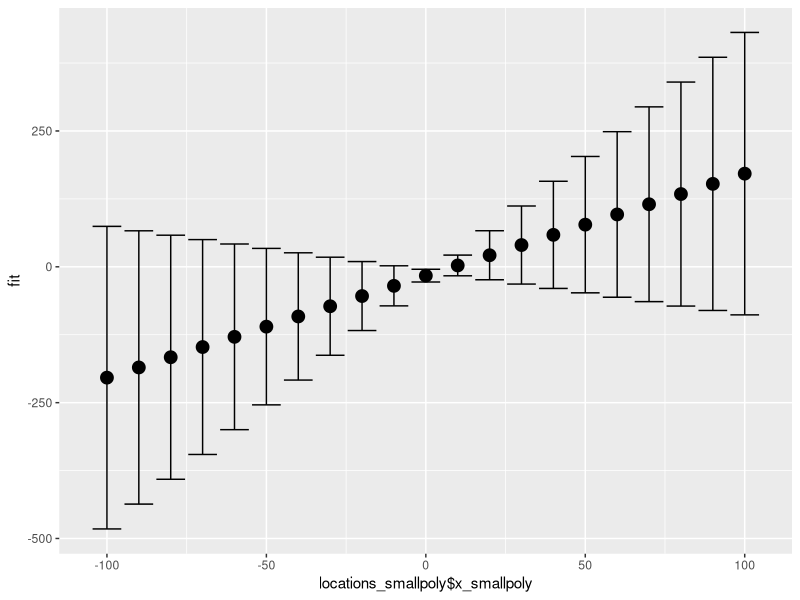
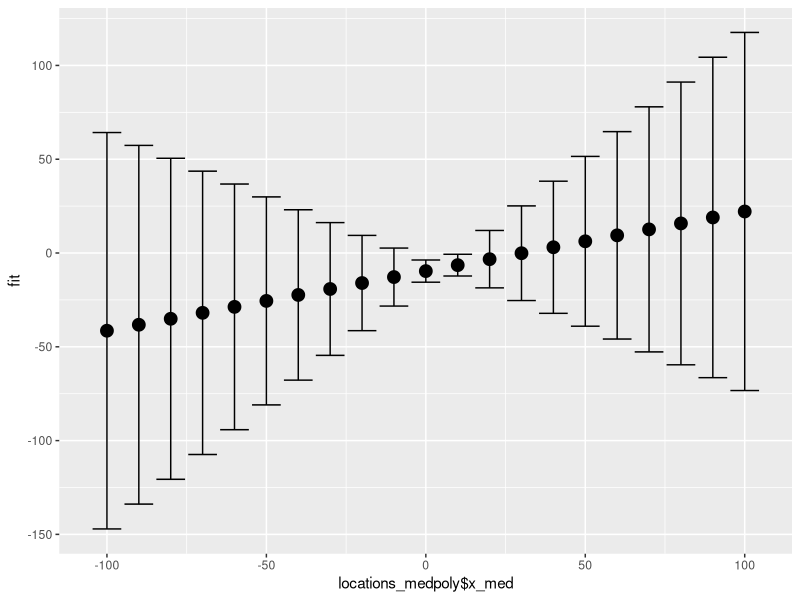
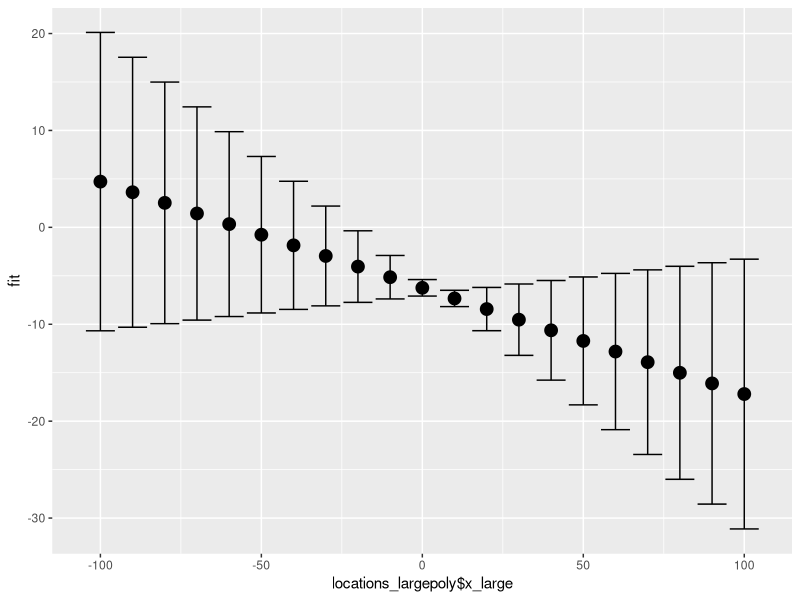
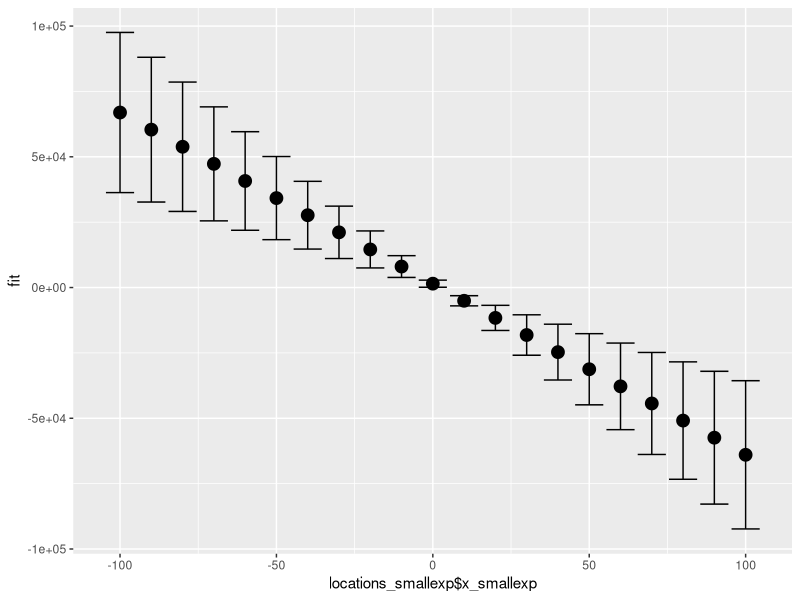
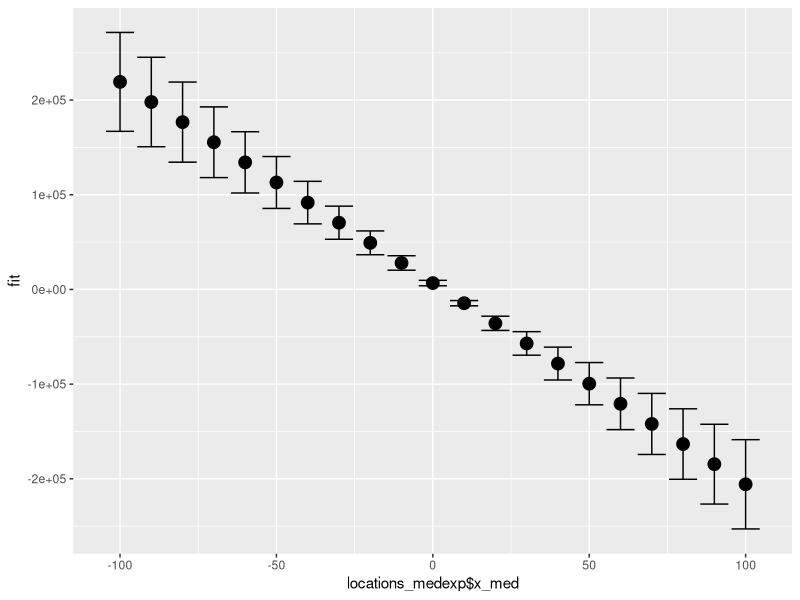
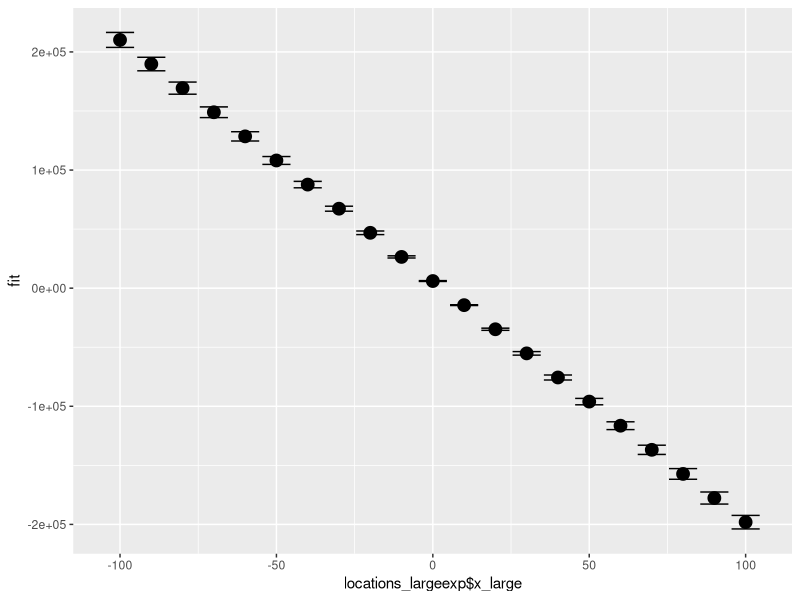
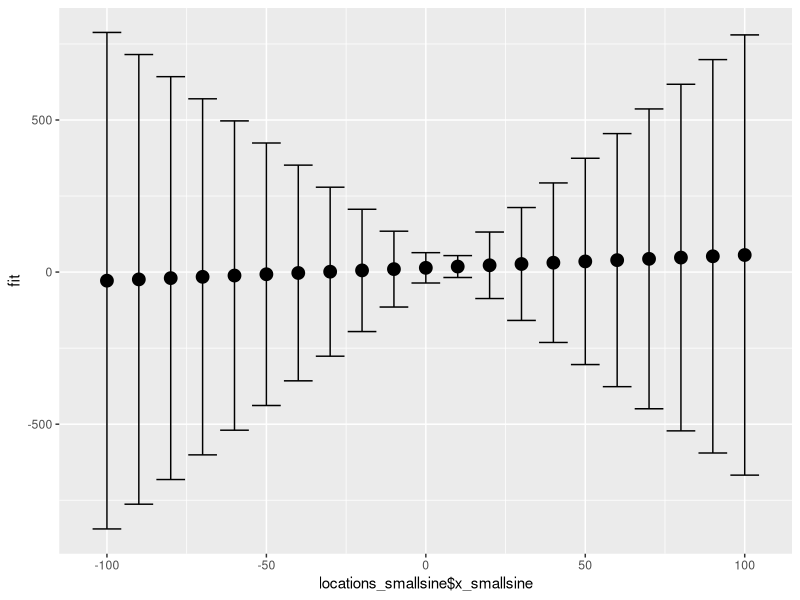
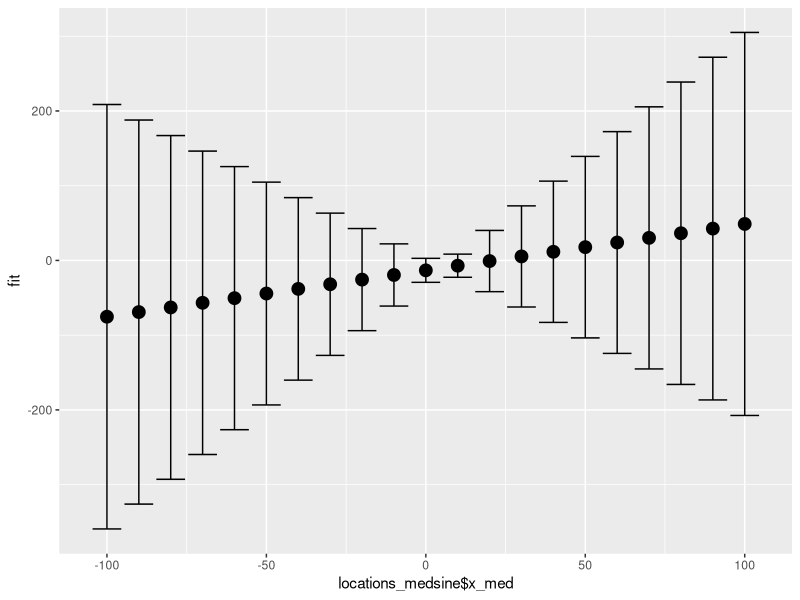

The R source for these figures, in order: (Note: this script raises an error after producing the figures.)
## ---- chunk 1
knitr::opts_chunk$set(echo = TRUE)
## ---- chunk 2
require(ggplot2)
require(dplyr)
## ---- chunk 3
check_violations <- function(sample_size, orig_new_obsv, violation_name, violation_func, sigma_sq, orig_x) {
    
    if (violation_name == "None") {
      x <- orig_x
      new_obsv <- orig_new_obsv
      eps <- rnorm(sample_size, mean = 0, sd = sqrt(sigma_sq))
      return(list(x,new_obsv,eps))
    }
    if (violation_name == "Nonlinear relationship") {
      x <- violation_func(orig_x)
      new_obsv <- violation_func(orig_new_obsv)
      eps <- rnorm(sample_size, mean = 0, sd = sqrt(sigma_sq))
      return(list(x,new_obsv,eps))
    }
    if (violation_name == "Non-normal errors") {
      if (violation_func == "Gamma") {

        eps_alpha <- 2
        eps_beta <- 1/4
        eps <- (rgamma(sample_size, shape = eps_alpha, scale = eps_beta) - eps_alpha * eps_beta) * 2
        return(list(x,new_obsv,eps))
      }
      if (violation_func == "Poisson") {
        x <- orig_x
        new_obsv <- orig_new_obsv
        lambda <- 4
        eps <- (rpois(sample_size, lambda) - lambda) * 2
        return(list(x,new_obsv,eps))
      }
    }
    if (violation_name == "Heterogeneous variances"){
      x <- orig_x
      new_obsv <- orig_new_obsv
      eps <- rnorm(sample_size, mean = 0, sd = violation_func(x))
      return(list(x,new_obsv,eps))
  }
}


# function that will run simulations, violating a specific assumption
run_simulations <- function(num_runs, sample_size, num_new_obsv, violation, violation_func, parameters, sigma_sq) {
  
  sim_results <- data.frame(bad_prediction_rate = 0,
                            bad_b0_rate = 0, 
                            bad_b1_rate = 0, 
                            average_mse = 0, 
                            insignificant_b0_rate = 0, 
                            insignificant_b1_rate = 0)

  b0 <- parameters[1]
  b1 <- parameters[2]
  
  for (i in 1:num_runs) {
    x <- runif(sample_size, 0, 10)
    new_obsv <- runif(num_new_obsv, 0, 10)
    
    violated_data <- check_violations(sample_size, new_obsv, violation, violation_func, sigma_sq, x)
    violated_x <- violated_data[[1]]
    violated_new_obsv <- violated_data[[2]]
    eps <- violated_data[[3]]
    
    y <- b0 + b1 * violated_x + eps
    exp_val_y <- b0 + b1 * violated_new_obsv
    
    # fit a linear model using the simulated data
    my_lm <- lm(y ~ x)
    
    # predict y for new values of x using the fitted linear model
    y_hat_ci <- predict(my_lm, newdata = data.frame(x = new_obsv), interval = "confidence")
    # check whether the confidence interval actually captures the expected value of y from the true model
    bad_predictions <- num_new_obsv - sum((exp_val_y >= y_hat_ci[,2]) & (exp_val_y <= y_hat_ci[,3]))
    sim_results$bad_prediction_rate <- sim_results$bad_prediction_rate + bad_predictions
    
    # get confidence iterval for beta hat
    beta_ci <- confint(my_lm)
    # check whether the true value for the betas is caputured in the confidence interval
    good_betas <- ((parameters >= beta_ci[,1]) & (parameters <= beta_ci[,2]))
    if (good_betas[1] == FALSE) sim_results$bad_b0_rate <- sim_results$bad_b0_rate + 1
    if (good_betas[2] == FALSE) sim_results$bad_b1_rate <- sim_results$bad_b1_rate + 1
    
    # add the mse to the sum of MSE for all runs (to be averaged at the end)
    sim_results$average_mse <- sim_results$average_mse + (anova(my_lm)$'Mean Sq'[2])
    
    
    # check which beta_hats are significant based on the p-values
    p_vals <- summary(my_lm)$coeff[,4]
    if (p_vals[1] > .05) sim_results$insignificant_b0_rate <- sim_results$insignificant_b0_rate + 1
    if (p_vals[2] > .05) sim_results$insignificant_b1_rate <- sim_results$insignificant_b1_rate + 1
  }
  sim_results$bad_prediction_rate <- sim_results$bad_prediction_rate/(num_new_obsv*num_runs)
  sim_results[,2:6] <- sim_results[,2:6]/num_runs

  return(sim_results)
  
}
## ---- chunk 4
#part e, name the normal func & nonnormal func & randomly call it
my.simulation <- function(n, b0, b1){
  choices.simulation <- c("normal", "nonnormal")
  random.choice <- sample(choices.simulation, 1)
  if (random.choice == "normal"){
    return(normal_func)
  }
  else{
    return(nonnormal_func)
  }
}
## ---- chunk 5
set.seed(1)
# Sample code to get started
n_small <- 20
n_med <- 100
n_large <- 5000
locations <- c(-10:10)*10
## ---- chunk 6
num_runs <- 100
num_new_obsv <- 20
parameters <- c(10,2)
sigma_sq <- 4
## ---- chunk 7
poly_func <- function(x) (x-5)^2
poly_small_results <- run_simulations(num_runs,
                                      n_small, 
                                      num_new_obsv, 
                                      violation = "Nonlinear relationship", 
                                      violation_func = poly_func, 
                                      parameters, 
                                      sigma_sq)

poly_med_results <-run_simulations(num_runs,
                                   n_med, 
                                   num_new_obsv, 
                                   violation =  "Nonlinear relationship", 
                                   violation_func = poly_func, 
                                   parameters, 
                                   sigma_sq)

poly_large_results <-run_simulations(num_runs, 
                                     n_large, 
                                     num_new_obsv, 
                                     violation =  "Nonlinear relationship", 
                                     violation_func = poly_func, 
                                     parameters, 
                                     sigma_sq)
polynomial_results <- rbind(small_samp = poly_small_results, 
                            med_samp = poly_med_results, 
                            large_samp = poly_large_results)
polynomial_results
## ---- chunk 8
exp_small_results <- run_simulations(num_runs,
                                     n_small, 
                                     num_new_obsv, 
                                     violation =  "Nonlinear relationship", 
                                     violation_func = exp, 
                                     parameters, 
                                     sigma_sq)

exp_med_results <-run_simulations(num_runs, 
                                  n_med, 
                                  num_new_obsv, 
                                  violation =  "Nonlinear relationship",
                                  violation_func = exp, 
                                  parameters, 
                                  sigma_sq)

exp_large_results <-run_simulations(num_runs,
                                    n_large, 
                                    num_new_obsv, 
                                    violation =  "Nonlinear relationship", 
                                    violation_func = exp, 
                                    parameters, 
                                    sigma_sq)

exponential_results <- rbind(small_samp = exp_small_results,
                             med_samp = exp_med_results, 
                             large_samp = exp_large_results)
exponential_results
## ---- chunk 9
sin_small_results <- run_simulations(num_runs, 
                                     n_small, 
                                     num_new_obsv, 
                                     violation =  "Nonlinear relationship", 
                                     violation_func = sin, 
                                     parameters, 
                                     sigma_sq)

sin_med_results <- run_simulations(num_runs, 
                                   n_med, 
                                   num_new_obsv, 
                                   violation =  "Nonlinear relationship", 
                                   violation_func = sin, 
                                   parameters, 
                                   sigma_sq)

sin_large_results <- run_simulations(num_runs, 
                                     n_large, 
                                     num_new_obsv, 
                                     violation =  "Nonlinear relationship", 
                                     violation_func = sin, 
                                     parameters, 
                                     sigma_sq)

sinusoidal_results <- rbind(small_samp = sin_small_results, 
                            med_samp = sin_med_results, 
                            large_samp = sin_large_results)
sinusoidal_results
## ---- chunk 10
log_small_results <- run_simulations(num_runs, 
                                     n_small, 
                                     num_new_obsv, 
                                     violation =  "Nonlinear relationship", 
                                     violation_func = log,
                                     parameters, 
                                     sigma_sq)

log_med_results <- run_simulations(num_runs, 
                                   n_med, 
                                   num_new_obsv, 
                                   violation =  "Nonlinear relationship", 
                                   violation_func = log, 
                                   parameters, 
                                   sigma_sq)

log_large_results <- run_simulations(num_runs, 
                                     n_large, 
                                     num_new_obsv, 
                                     violation =  "Nonlinear relationship", 
                                     violation_func = log, 
                                     parameters, 
                                     sigma_sq)

logarithmic_results <- rbind(small_samp = log_small_results, 
                             med_samp = log_med_results, 
                             large_samp = log_large_results)
logarithmic_results
## ---- chunk 11
# TODO: randomize these for part e
b0 <- 10
b1 <- 2

# small sample size
x_smallpoly <- runif(n_small, 0, 10)
eps_smallpoly <- 3 * rnorm(n_small)
y_smallpoly <- b0 - b1 * (x_smallpoly - 5)^2 + eps_smallpoly


# med sample size
x_medpoly <- runif(n_med, 0, 10)
eps_medpoly <- 3 * rnorm(n_med)
y_medpoly <- b0 - b1 * (x_medpoly - 5)^2 + eps_medpoly

# lrg sample size
x_largepoly <- runif(n_large, 0, 10)
eps_largepoly <- 3 *rnorm(n_large)
y_largepoly <- b0 - b1 * (x_largepoly - 5)^2 + eps_largepoly

y_test <- b0 + b1 *x_largepoly + eps_largepoly
lm_test <- lm(y_test ~ x_largepoly)
anova(lm_test)
# part c, for each simulation:
# predict y-hat at several different locations using a confidence interval
locations_smallpoly <- data.frame(x_smallpoly = locations)

lm_smallpoly <- lm(y_smallpoly ~ x_smallpoly)
yhat_smallpoly <- predict.lm(lm_smallpoly, newdata=locations_smallpoly, interval="confidence") # predict y_hat
(yhat_smallpoly)
summary(lm_smallpoly)$coef  # model coefficients
(confint(lm_smallpoly))
(anova(lm_smallpoly)$'Mean Sq'[2]) # MSE
(summary(lm_smallpoly)$coeff[,4]) # p-vals of our coeffs
## ---- chunk 12
locations_medpoly <- data.frame(x_medpoly = locations)
lm_medpoly <- lm(y_medpoly ~ x_medpoly)
yhat_medpoly <- predict.lm(lm_medpoly, newdata=locations_medpoly, interval="confidence")
(yhat_medpoly)
summary(lm_medpoly)$coef
(confint(lm_medpoly))
(anova(lm_medpoly)$'Mean Sq'[2])
(summary(lm_medpoly)$coeff[,4])
## ---- chunk 13
locations_largepoly <- data.frame(x_largepoly = locations)
lm_largepoly <- lm(y_largepoly ~ x_largepoly)
yhat_largepoly <- predict.lm(lm_largepoly, newdata=locations_largepoly, interval="confidence")
## ---- chunk 14
summary(lm_largepoly)$coef
(confint(lm_largepoly))
(anova(lm_largepoly)$'Mean Sq'[2])
(summary(lm_largepoly)$coeff[,4])
## ---- chunk 15
yhat_smallpoly <- data.frame(yhat_smallpoly)

ggplot(yhat_smallpoly, aes(x =locations_smallpoly$x_smallpoly, y = fit)) +
  geom_point(size = 4) +
  geom_errorbar(aes(ymax = yhat_smallpoly$upr, ymin = yhat_smallpoly$lwr))


yhat_medpoly <- data.frame(yhat_medpoly)

ggplot(yhat_medpoly, aes(x =locations_medpoly$x_med, y = fit)) +
  geom_point(size = 4) +
  geom_errorbar(aes(ymax = yhat_medpoly$upr, ymin = yhat_medpoly$lwr))


yhat_largepoly <- data.frame(yhat_largepoly)

ggplot(yhat_largepoly, aes(x =locations_largepoly$x_large, y = fit)) +
  geom_point(size = 4) +
  geom_errorbar(aes(ymax = yhat_largepoly$upr, ymin = yhat_largepoly$lwr))
## ---- chunk 16
# TODO: randomize these for part e
b0 <- 10
b1 <- 2

# small sample size
x_smallexp <- runif(n_small, 0, 10)
eps_smallexp <- 3 * rnorm(n_small)
y_smallexp <- b0 - b1 * exp(x_smallexp) + eps_smallexp


# med sample size
x_medexp <- runif(n_med, 0, 10)
eps_medexp <- 3 * rnorm(n_med)
y_medexp <- b0 - b1 * exp(x_medexp) + eps_medexp

# lrg sample size
x_largeexp <- runif(n_large, 0, 10)
eps_largeexp <- 3 * rnorm(n_large)
y_largeexp <- b0 - b1 * exp(x_largeexp) + eps_largeexp

# part c, for each simulation:
# predict y-hat at several different locations using a confidence interval.
locations_smallexp <- data.frame(x_smallexp = locations)

lm_smallexp <- lm(y_smallexp ~ x_smallexp)
yhat_smallexp <- predict.lm(lm_smallexp, newdata=locations_smallexp, interval="confidence") # predict y_hat

summary(lm_smallexp)$coef  # model coefficients
(confint(lm_smallexp))
(anova(lm_smallexp)$'Mean Sq'[2]) # MSE
(summary(lm_smallexp)$coeff[,4])  # p-vals of our coeffs
## ---- chunk 17
locations_medexp <- data.frame(x_medexp = locations)
lm_medexp <- lm(y_medexp ~ x_medexp)
yhat_medexp <- predict.lm(lm_medexp, newdata=locations_medexp, interval="confidence")
(yhat_medexp)
summary(lm_medexp)$coef
(confint(lm_medexp))
(anova(lm_medexp)$'Mean Sq'[2])
(summary(lm_medexp)$coeff[,4])
## ---- chunk 18
locations_largeexp <- data.frame(x_largeexp = locations)
lm_largeexp <- lm(y_largeexp ~ x_largeexp)
yhat_largeexp <- predict.lm(lm_largeexp, newdata=locations_largeexp, interval="confidence")
## ---- chunk 19
summary(lm_largeexp)$coef
(confint(lm_largeexp))
(anova(lm_largeexp)$'Mean Sq'[2])
(summary(lm_largeexp)$coeff[,4])
## ---- chunk 20
yhat_smallexp <- data.frame(yhat_smallexp)

ggplot(yhat_smallexp, aes(x =locations_smallexp$x_smallexp, y = fit)) +
  geom_point(size = 4) +
  geom_errorbar(aes(ymax = yhat_smallexp$upr, ymin = yhat_smallexp$lwr))


yhat_medexp <- data.frame(yhat_medexp)

ggplot(yhat_medexp, aes(x =locations_medexp$x_med, y = fit)) +
  geom_point(size = 4) +
  geom_errorbar(aes(ymax = yhat_medexp$upr, ymin = yhat_medexp$lwr))


yhat_largeexp <- data.frame(yhat_largeexp)

ggplot(yhat_largeexp, aes(x =locations_largeexp$x_large, y = fit)) +
  geom_point(size = 4) +
  geom_errorbar(aes(ymax = yhat_largeexp$upr, ymin = yhat_largeexp$lwr))
## ---- chunk 21
# TODO: randomize these for part e
b0 <- 0
b1 <- 20*pi

# small sample size
x_smallsine <- runif(n_small, 0, 10)
eps_smallsine <- 3 * rnorm(n_small)
y_smallsine <- b0 + b1 * sin(x_smallsine) + eps_smallsine


# med sample size
x_medsine <- runif(n_med, 0, 10)
eps_medsine <- 3 * rnorm(n_med)
y_medsine <- b0 - b1 * sin(x_medsine) + eps_medsine

# lrg sample size
x_largesine <- runif(n_large, 0, 10)
eps_largesine <- 3 * rnorm(n_large)
y_largesine <- b0 - b1 * sin(x_largesine) + eps_largesine

# part c, for each simulation:
# predict y-hat at several different locations using a confidence interval.
locations_smallsine <- data.frame(x_smallsine = locations)

lm_smallsine <- lm(y_smallsine ~ x_smallsine)
yhat_smallsine <- predict.lm(lm_smallsine, newdata=locations_smallsine, interval="confidence") # predict y_hat

summary(lm_smallsine)$coef  # model coefficients
(confint(lm_smallsine))
(anova(lm_smallsine)$'Mean Sq'[2]) # MSE
(summary(lm_smallsine)$coeff[,4])  # p-vals of our coeffs
## ---- chunk 22
locations_medsine <- data.frame(x_medsine = locations)
lm_medsine <- lm(y_medsine ~ x_medsine)
yhat_medsine <- predict.lm(lm_medsine, newdata=locations_medsine, interval="confidence")
(yhat_medsine)
summary(lm_medsine)$coef
(confint(lm_medsine))
(anova(lm_medsine)$'Mean Sq'[2])
(summary(lm_medsine)$coeff[,4])
## ---- chunk 23
locations_largesine <- data.frame(x_largesine = locations)
lm_largesine <- lm(y_largesine ~ x_largesine)
yhat_largesine <- predict.lm(lm_largesine, newdata=locations_largesine, interval="confidence")
## ---- chunk 24
summary(lm_largesine)$coef
(confint(lm_largesine))
(anova(lm_largesine)$'Mean Sq'[2])
(summary(lm_largesine)$coeff[,4])
## ---- chunk 25
yhat_smallsine <- data.frame(yhat_smallsine)

ggplot(yhat_smallsine, aes(x =locations_smallsine$x_smallsine, y = fit)) +
  geom_point(size = 4) +
  geom_errorbar(aes(ymax = yhat_smallsine$upr, ymin = yhat_smallsine$lwr))


yhat_medsine <- data.frame(yhat_medsine)

ggplot(yhat_medsine, aes(x =locations_medsine$x_med, y = fit)) +
  geom_point(size = 4) +
  geom_errorbar(aes(ymax = yhat_medsine$upr, ymin = yhat_medsine$lwr))


yhat_largesine <- data.frame(yhat_largesine)

ggplot(yhat_largesine, aes(x =locations_largesine$x_large, y = fit)) +
  geom_point(size = 4) +
  geom_errorbar(aes(ymax = yhat_largesine$upr, ymin = yhat_largesine$lwr))
## ---- chunk 26
gamma_small_results <- run_simulations(num_runs, 
                                     n_small, 
                                     num_new_obsv, 
                                     violation =  "Non-normal errors", 
                                     violation_func = "Gamma",
                                     parameters, 
                                     sigma_sq)

gamma_med_results <- run_simulations(num_runs, 
                                   n_med, 
                                   num_new_obsv, 
                                   violation =  "Non-normal errors", 
                                   violation_func = "Gamma", 
                                   parameters, 
                                   sigma_sq)

gamma_large_results <- run_simulations(num_runs, 
                                     n_large, 
                                     num_new_obsv, 
                                     violation =  "Non-normal errors", 
                                     violation_func = "Gamma", 
                                     parameters, 
                                     sigma_sq)

gamma_results <- rbind(small_samp = gamma_small_results, 
                             med_samp = gamma_med_results, 
                             large_samp = gamma_large_results)
gamma_results
## ---- chunk 27
# Sample code to get started
n <- n_large


# TODO randomize this for part e
b0 <- 10
b1 <- 2
eps_alpha <- 2
eps_beta <- 1/4


x <- runif(n, 0, 10)
eps <- (rgamma(n, eps_alpha, 1/eps_beta) - eps_alpha * eps_beta) * 2
y <- b0 - b1 * x + eps

# hist(eps)
var(eps)
mean(eps)

## ---- chunk 28
poisson_small_results <- run_simulations(num_runs, 
                                     n_small, 
                                     num_new_obsv, 
                                     violation =  "Non-normal errors", 
                                     violation_func = "Poisson",
                                     parameters, 
                                     sigma_sq)

poisson_med_results <- run_simulations(num_runs, 
                                   n_med, 
                                   num_new_obsv, 
                                   violation =  "Non-normal errors", 
                                   violation_func = "Poisson", 
                                   parameters, 
                                   sigma_sq)

poisson_large_results <- run_simulations(num_runs, 
                                     n_large, 
                                     num_new_obsv, 
                                     violation =  "Non-normal errors", 
                                     violation_func = "Poisson", 
                                     parameters, 
                                     sigma_sq)

poisson_results <- rbind(small_samp = poisson_small_results, 
                             med_samp = poisson_med_results, 
                             large_samp = poisson_large_results)
poisson_results
## ---- chunk 29
#rpois()
## ---- chunk 30
# Sample code to get started
n <- 200
b0 <- 10
b1 <- 10

x <- runif(n, 0, 10)
eps <- rnorm(n, sd = 0.5 * x^2)
y <- b0 + b1 * x + eps

## ---- chunk 31
hetero_var_small_results <- run_simulations(num_runs,
                                     n_small, 
                                     num_new_obsv, 
                                     violation =  "Heterogeneous variances", 
                                     violation_func = poly_func, 
                                     parameters, 
                                     sigma_sq)

hetero_var_med_results <-run_simulations(num_runs, 
                                  n_med, 
                                  num_new_obsv, 
                                  violation =  "Heterogeneous variances",
                                  violation_func = poly_func, 
                                  parameters, 
                                  sigma_sq)

hetero_var_large_results <-run_simulations(num_runs,
                                    n_large, 
                                    num_new_obsv, 
                                    violation =  "Heterogeneous variances", 
                                    violation_func = poly_func, 
                                    parameters, 
                                    sigma_sq)

hetero_var_results <- rbind(small_samp = hetero_var_small_results,
                             med_samp = hetero_var_med_results, 
                             large_samp = hetero_var_large_results)
hetero_var_results
## ---- chunk 32
# Sample code to get started
n <- 200
b0 <- 10
b1 <- 10
rho <- 0.9
sigma <- 2

x <- runif(n, 0, 10)

eps <- arima.sim(model = list(ar = rho), n = n)

y <- b0 + b1 * x + eps

# OR...

eps <- rep(0, n)
e.ind <- rnorm(n, mean = 0, sd = (sigma / sqrt(1-rho^2)))
eps[1] <- e.ind[1]
for (i in 2:n) {
  eps[i] <- rho * eps[i-1] + e.ind[i]
}

y <- b0 + b1 * x + eps
## ---- chunk 33
n <- 20
b0 <- 10
b1 <- 3
b2 <- 7

simga <- 2

x1 <- runif(n, 0, 10)
x2 <- x1 + rnorm(n)
cor(x1, x2)


eps <- rnorm(n, sd = sigma)
y <- b0 + b1 * x1 + b2 * x2 + eps





B <- 100
many.sims.multicollinearity <- sapply(1:B, function(i) {
    # x <- rnorm(100, mean = 0, sd = 1)
    # eps <- rnorm(100, mean = 0, sd = sqrt(0.25))
    # y <- -1 + 0.5 * x + eps
    # simul.fit <- lm(y ~ x)
    # beta.1 <- 0.5
    # lower <- confint(simul.fit, "x")[1]
    # upper <- confint(simul.fit, "x")[2]
    # boolean <- beta.1 <= upper & beta.1 >= lower
    #return(boolean)
})

proportion <- sum(many.sims.multicollinearity)/length(many.sims.multicollinearity)
proportion

## ---- chunk 34
